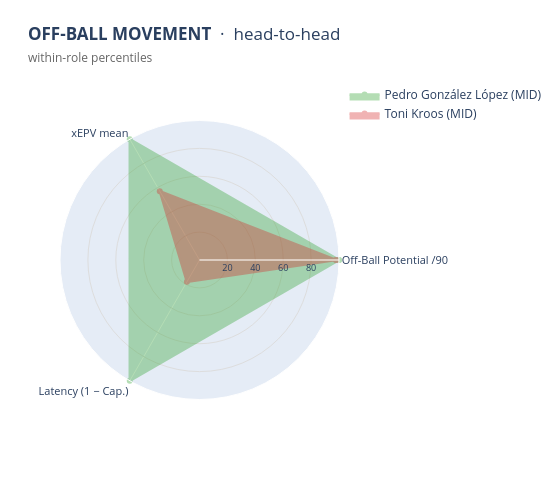

The code cell stored with this chart in its notebook:
### Markdown cell above
### 8.1 — Head-to-head: shadow runner vs trusted threat

We compare the player with the lowest Capitalisation rate among the top-10 by Off-Ball Potential (shadow-runner candidate) against the one with the highest (trusted threat). Both produce a lot of off-ball value; only one sees that value realised.

### Code cell
# Compare a shadow-runner candidate against a trusted-threat candidate.
# Choose the player with the lowest capitalisation_rate among the top-10
# Potential players (≈ shadow runner) and the one with the highest among them.
top10 = elig.nlargest(10, 'off_ball_potential_per90')
shadow  = top10.loc[top10['capitalization_rate'].idxmin(), 'player']
trusted = top10.loc[top10['capitalization_rate'].idxmax(), 'player']
print(f"Shadow runner candidate : {shadow}")
print(f"Trusted threat candidate: {trusted}")
off_ball_radar([shadow, trusted])

### Figure 1 — Plotly figure (JSON) as saved in the notebook; plotly's stock layout.template omitted (floating-point values rounded to 4 significant figures)
{"data": [{"fill": "toself", "fillcolor": "#2ca02c", "hoverinfo": "text", "hovertext": ["<b>Off-Ball Potential /90</b><br>Raw: 3.580<br>Pct in MID: 100", "<b>xEPV mean</b><br>Raw: 0.036<br>Pct in MID: 100", "<b>Latency (1 − Cap.)</b><br>Raw: 0.845<br>Pct in MID: 100", "<b>Off-Ball Potential /90</b><br>Raw: 3.580<br>Pct in MID: 100"], "line": {"color": "#2ca02c", "width": 2.5}, "name": "Pedro González López (MID)", "opacity": 0.35, "r": [100, 100, 100, 100], "showlegend": true, "theta": ["Off-Ball Potential /90", "xEPV mean", "Latency (1 − Cap.)", "Off-Ball Potential /90"], "type": "scatterpolar"}, {"fill": "toself", "fillcolor": "#d62728", "hoverinfo": "text", "hovertext": ["<b>Off-Ball Potential /90</b><br>Raw: 1.760<br>Pct in MID: 98", "<b>xEPV mean</b><br>Raw: 0.014<br>Pct in MID: 57", "<b>Latency (1 − Cap.)</b><br>Raw: 0.490<br>Pct in MID: 18", "<b>Off-Ball Potential /90</b><br>Raw: 1.760<br>Pct in MID: 98"], "line": {"color": "#d62728", "width": 2.5}, "name": "Toni Kroos (MID)", "opacity": 0.35, "r": [97.92, 56.94, 18.06, 97.92], "showlegend": true, "theta": ["Off-Ball Potential /90", "xEPV mean", "Latency (1 − Cap.)", "Off-Ball Potential /90"], "type": "scatterpolar"}], "layout": {"height": 480, "margin": {"b": 40, "l": 60, "r": 60, "t": 80}, "polar": {"angularaxis": {"tickfont": {"size": 11}}, "radialaxis": {"gridcolor": "#ddd", "range": [0, 100], "tickfont": {"size": 9}, "tickvals": [20, 40, 60, 80]}}, "title": {"text": "<b>OFF-BALL MOVEMENT</b>  ·  head-to-head<br><span style='font-size:12px;color:#666'>within-role percentiles</span>"}, "width": 560}}
